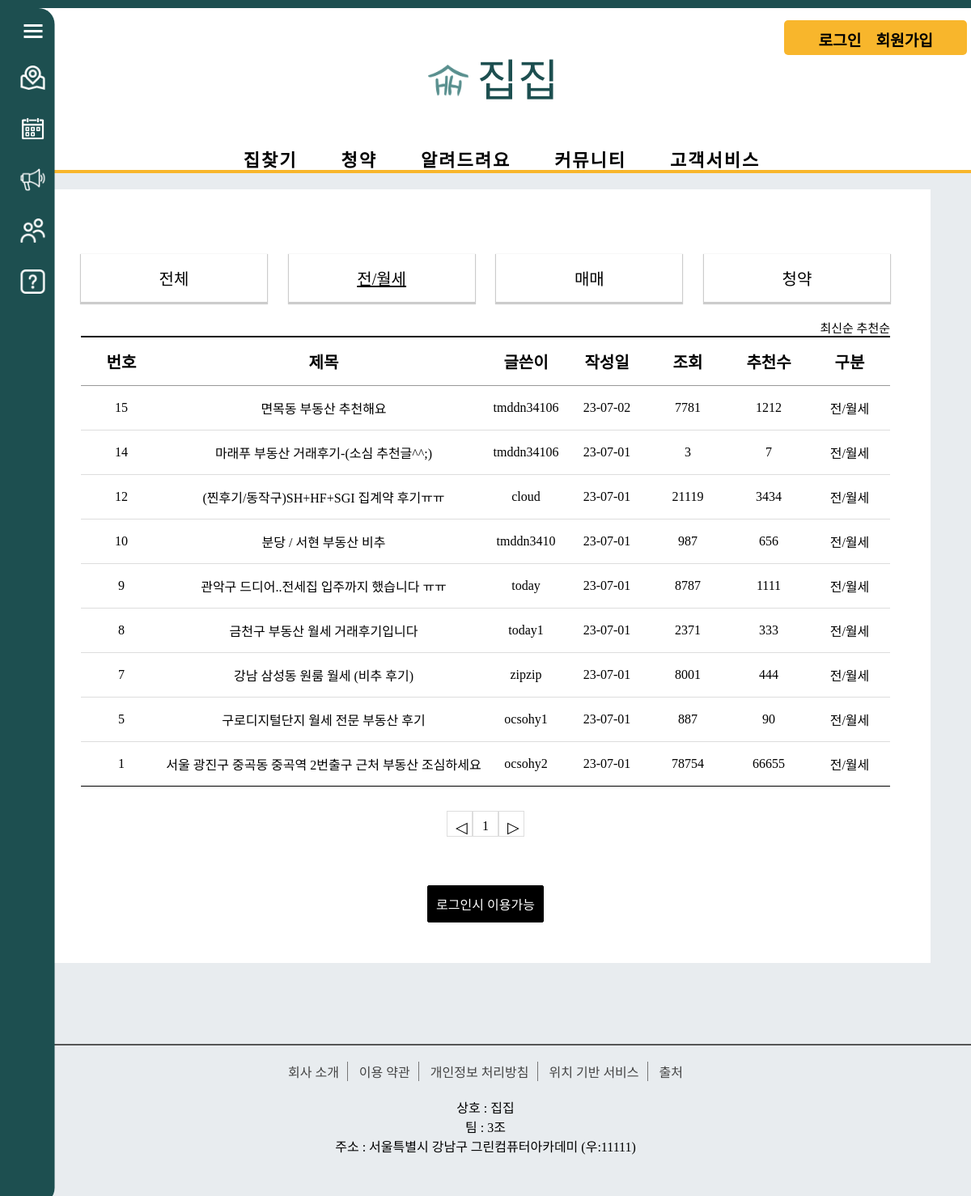
/review/review_jan/, run on the app's committed database.
### review/models.py (models this page shows, shortened)
class Review_Board(models.Model):
    r_title = models.CharField(max_length=100)
    r_content = models.TextField()
    user = models.ForeignKey(User, on_delete=models.CASCADE)
    r_regdate = models.DateTimeField()
    r_modifydate = models.DateTimeField(null=True, blank=True)
    r_type = models.CharField(max_length=10) # 리뷰 게시판 타입
    r_hit = models.IntegerField(default=0)
    r_recommend = models.IntegerField(default=0)

### review/views.py (the view)
# urls.py: path('review_jan/', views.review_list_jan, name='review_jan'), # 거래후기전세
def review_list_jan(request):
    question_list = Review_Board.objects.filter(r_type='전/월세').order_by('-r_regdate')
    page = request.GET.get('page', '1')
    paginator = Paginator(question_list, 10)
    text = paginator.get_page(page)
    context = {'question_list': text}
    return render(request, 'review/review_list_jan.html', context) #전세게시판

### templates/review/review_list_jan.html (shortened to what this page needs)
<!DOCTYPE html>
<html lang="en">
{% load static %}
<head>
   <link rel="stylesheet" href="{% static 'css/review/css/css.css' %}">
</head>
<body>
{% include 'poll/sidebar.html' %}
{% include 'poll/header.html' %}
    <div class="board_wrap">
        <div class="board_list_wrap">
            <div class="category_wrap">
                <ul>
                    <li><a href="{% url 'review:review_main' %}">전체</a></li>
                    <li><a href="{% url 'review:review_jan' %}" class="active">전/월세</a></li>
                    <li><a href="{% url 'review:review_mama' %}" >매매</a></li>
                    <li><a href="{% url 'review:review_subscription' %}" >청약</a></li>
                </ul>
            </div>
            <div class="board_title_takes">
                <a href="{% url 'review:review_jan' %}">최신순</a>
                <a href="{% url 'review:review_jan_recommend' %}">추천순</a>
            </div>
            <div class="board_list">
                <div class="top">
                    <div class="num">번호</div>
                    <div class="title">제목</div>
                    <div class="writer">글쓴이</div>
                    <div class="date">작성일</div>
                    <div class="count">조회</div>
                    <div class="count">추천수</div>
                    <div class="division">구분</div>
                </div>
                {% for question in question_list %}
                <div>
                    <div class="num">{{ question.id }}</div>
                    <div class="title"><a href="{% url 'review:review_detail' question.id %}">{{ question.r_title }}</a></div>
                    <div class="writer">{{ question.user }}</div>
                    <div class="date">{{ question.r_regdate|date:"y-m-d" }}</div>
                    <div class="count">{{ question.r_hit }}</div>
                    <div class="count">{{ question.r_recommend }}</div>
                    <div class="division">{{question.r_type}}</div>
                </div>
                {% endfor %}
            </div>
            <ul class="board_page">
                {% if question_list.has_previous %}
                <li class="bt first">
                    <a class="bt prev" href="?page={{ question_list.previous_page_number }}">◀</a>
                </li>
                {% else %}
                <li class="page-item disabled">
                    <a class="bt prev">◁</a>
                </li>
                {% endif %}
                {% for page_number in question_list.paginator.page_range %}
                {% if question_list.number == page_number %}
                <li class="page-item active">
                    <a class="num">{{ page_number }}</a>
                </li>
                {% else %}
                <li class="page-item">
                    <a class="num" href="?page={{ page_number }}">{{ page_number }}</a>
                </li>
                {% endif %}
                {% endfor %}
                {% if question_list.has_next %}
                <li class="page-item">
                    <a class="bt last" href="?page={{ question_list.next_page_number }}">▶</a>
                </li>
                {% else %}
                <li class="page-item disabled">
                    <a class="bt last">▷</a>
                </li>
                {% endif %}
            </ul>
             <div class="bt_wrap">
            {% if user.is_authenticated %}
            <a href="{% url 'review:write' %}" class="on">등록</a>
            {% else %}
            <a href="{% url 'common:signin' %}" class="on">로그인시 이용가능</a>
            {% endif %}
            </div>
        </div>
    </div>
{% include 'poll/footer.html' %}
</body>
</html>

### static/css/poll/style.css (style rules this page uses)
* { margin: 0; padding: 0; }
body { background: #e8ecef; font-family: 'GangwonEdu_OTFBoldA'; border-top: 10px solid #1d4f50 }
ul li { list-style: none; }
a { text-decoration: none; }
ul > li { list-style: none; }

### static/css/review/css/style.css (style rules this page uses)
* { margin: 0;padding: 0; }
ul, li { list-style: none; }
a { text-decoration: none;color: initial; }
.category_wrap { padding-bottom: 10px; margin-bottom: 10px; }
.category_wrap ul { display: flex; justify-content: space-between; align-items: center; list-style-type: none; margin: 0; padding: 0; font-size: 0; }
.category_wrap li { text-align: center; box-shadow: 0px 1px 1px 1px rgba(0, 0, 0, 0.2); background-color: #fff; border-bottom: 1px solid #ccc; font-size: 0; width: 20%; padding: 15px; }
.category_wrap li a { font-size: 20px; }
.category_wrap a { color: #000; font-size: 1.0rem; }
.category_wrap a.active { text-decoration: underline; color: #000; }
.board_wrap { width: 1000px; margin: 20px auto; margin-bottom: 100px; padding:80px 50px 50px 50px; text-align: center; font-family: GangwonEdu_OTFBoldA; background-color: #fff; }
.board_title_takes { text-align: right; font-size: 15px; }
.board_list { width: 100%; border-top: 2px solid #000 ; }
.board_list > div { border-bottom:1px solid #ddd; font-size: 0; }
.board_list > div.top { border-bottom: 1px solid #999 ; }
.board_list > div:last-child { border-bottom: 1px solid #000 ; }
.board_list > div > div { display: inline-block; font-size: 16px; text-align: center; vertical-align: middle; padding: 15px 0; }
.board_list > div.top > div { font-weight: 600; font-size: 20px; }
.board_list .num { width: 10%; }
.board_list .title { width: 40%; text-align: left; }
.board_list .title { text-align: center; }
.board_list .writer { width: 10%; font-size: 16px; }
.board_list .date { width: 10%; font-size: 16px; }
.board_list .count { width: 10%; font-size: 16px; }
.board_list .division { width: 10%; font-size: 16px; }
.board_page { margin-top: 30px; flex: 1; display: flex; justify-content: center; font-size: 0; }
.board_page a { display: inline-block; border: 1px solid #ddd; width: 32px; height: 32px; box-sizing: border-box; border-left: 0; vertical-align: middle; line-height: 100%; }
.board_page a.bt { padding: 10px 10px; font-size: 1.2rem; letter-spacing: -1px; }
.board_page a.num { text-align: center; padding: 10px 5px; font-size: 16px; }
.board_page a:first-child { border-left: 1px solid #ddd; }
.bt_wrap { margin-top: 60px; text-align: center; }
.bt_wrap button, .bt_wrap a { display: inline-block; min-width: 80px; padding: 10px; border: 1px solid #000; border-radius: 2px; font-size: 16px; }
.bt_wrap a:first-child { margin-left: 0; }
.bt_wrap button, .bt_wrap a.on { background-color: #000; color: #fff; }

### data on the page
Review_Board: id "15", r_title "면목동 부동산 추천해요", user "tmddn34106", r_regdate "23-07-02", r_hit "7781", r_recommend "1212", r_type "전/월세"
Review_Board: id "14", r_title "마래푸 부동산 거래후기-(소심 추천글^^;)", user "tmddn34106", r_regdate "23-07-01", r_hit "3", r_recommend "7", r_type "전/월세"
Review_Board: id "12", r_title "(찐후기/동작구)SH+HF+SGI 집계약 후기ㅠㅠ", user "cloud", r_regdate "23-07-01", r_hit "21119", r_recommend "3434", r_type "전/월세"
Review_Board: id "10", r_title "분당 / 서현 부동산 비추", user "tmddn3410", r_regdate "23-07-01", r_hit "987", r_recommend "656", r_type "전/월세"
Review_Board: id "9", r_title "관악구 드디어..전세집 입주까지 했습니다 ㅠㅠ", user "today", r_regdate "23-07-01", r_hit "8787", r_recommend "1111", r_type "전/월세"
Review_Board: id "8", r_title "금천구 부동산 월세 거래후기입니다", user "today1", r_regdate "23-07-01", r_hit "2371", r_recommend "333", r_type "전/월세"
Review_Board: id "7", r_title "강남 삼성동 원룸 월세 (비추 후기)", user "zipzip", r_regdate "23-07-01", r_hit "8001", r_recommend "444", r_type "전/월세"
Review_Board: id "5", r_title "구로디지털단지 월세 전문 부동산 후기", user "ocsohy1", r_regdate "23-07-01", r_hit "887", r_recommend "90", r_type "전/월세"
Review_Board: id "1", r_title "서울 광진구 중곡동 중곡역 2번출구 근처 부동산 조심하세요", user "ocsohy2", r_regdate "23-07-01", r_hit "78754", r_recommend "66655", r_type "전/월세"

### other printed values
{{ page_number }} "1"
